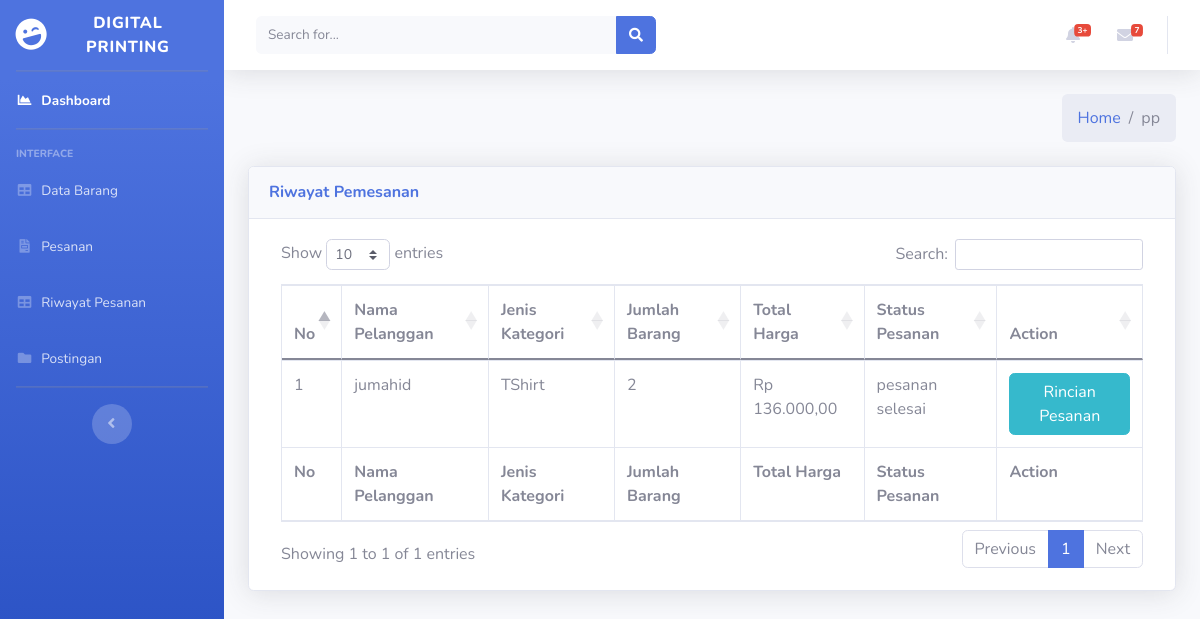
/index.php/admin/HistoriPesanan, run on an earlier commit of the app's database.
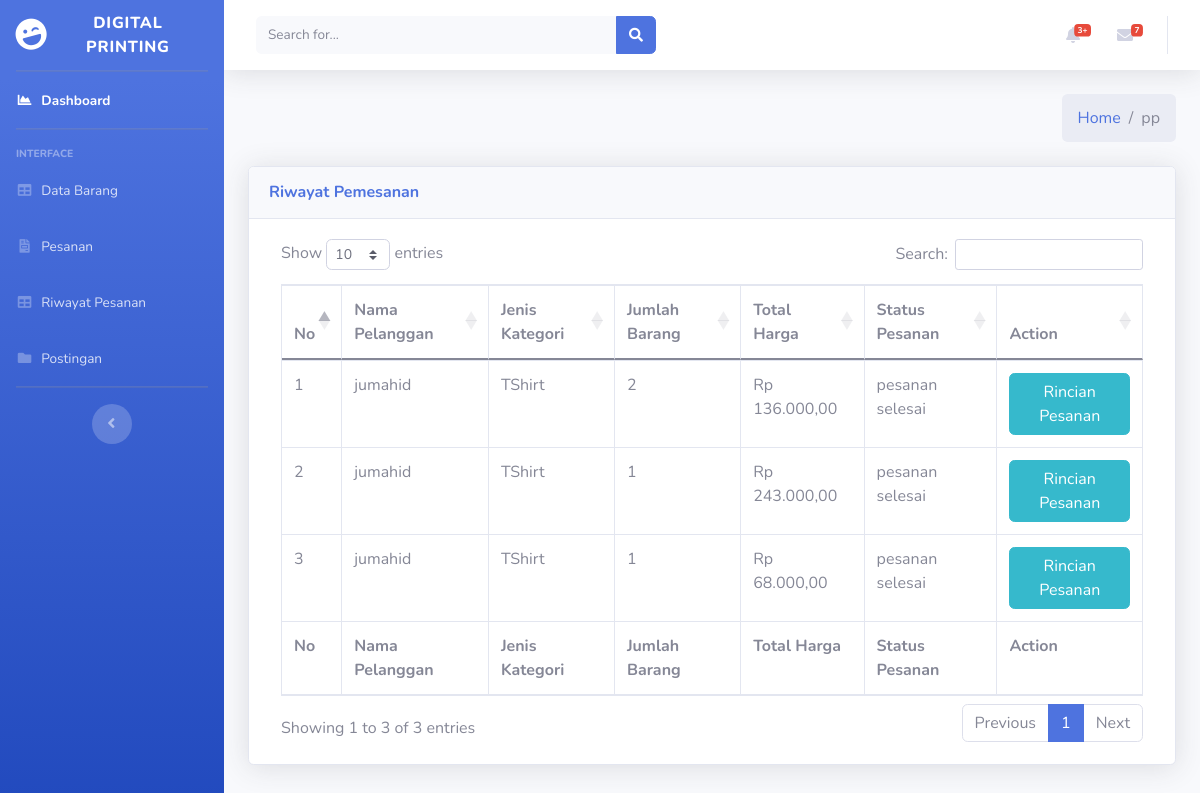
And on a later commit of the database.
### tables this page shows
CREATE TABLE `pemesanan` (
  `id_pesanan` int(11) NOT NULL,
  `id_barang` int(11) NOT NULL,
  `id_kategori` int(11) NOT NULL,
  `ukuran_s` int(11) NOT NULL,
  `ukuran_m` int(11) NOT NULL,
  `ukuran_l` int(11) NOT NULL,
  `ukuran_xl` int(11) NOT NULL,
  `ukuran_xxl` int(11) NOT NULL,
  `ukuran_3xl` int(11) NOT NULL,
  `jumlah_barang` int(11) NOT NULL,
  `harga_paket` int(11) NOT NULL,
  `total_harga` int(250) NOT NULL,
  `status_pesanan` varchar(250) NOT NULL,
  `tanggal_checkout` date DEFAULT NULL,
  `desain_produk` varchar(250) NOT NULL,
  `id_user` int(11) NOT NULL,
  `id_bayar` int(11) DEFAULT NULL
);

CREATE TABLE `user` (
  `id_user` int(11) NOT NULL,
  `role_id` int(11) DEFAULT NULL,
  `fullname` varchar(255) DEFAULT NULL,
  `phonenumber` varchar(25) DEFAULT NULL,
  `username` varchar(255) NOT NULL,
  `email` varchar(255) NOT NULL,
  `password` varchar(255) NOT NULL,
  `alamat` varchar(255) NOT NULL,
  `created_at` varchar(255) NOT NULL,
  `status` int(11) NOT NULL
);

CREATE TABLE `kategori` (
  `id_kategori` int(11) NOT NULL,
  `nama_kategori` varchar(250) NOT NULL,
  `gambar_kategori` varchar(250) NOT NULL,
  `list_paket` varchar(250) NOT NULL,
  `mulai_harga` varchar(250) DEFAULT '0',
  `deskripsi` text
);

### application/controllers/Admin.php (called while the page is built, shortened)
<?php
class Admin extends CI_Controller
{
    public function __construct()
    {
        $this->load->model('Admin_model');
    }
    public function HistoriPesanan()
    {
        $data['title'] = 'Riwayat Pesanan';
        $data['admindata'] = $this->Admin_model->getAdmin();
        $data['pesanan'] = $this->Admin_model->getAllPesananHistory();
        $this->load->view('templates/header', $data);
        $this->load->view('templates/sidebar', $data);
        $this->load->view('admin/historiPesanan', $data);
        $this->load->view('templates/footer', $data);
    }
}

### index.php (called while the page is built, shortened)
<?php
require_once BASEPATH.'core/CodeIgniter.php';

### application/models/Admin_model.php (called while the page is built, shortened)
<?php
class Admin_model extends CI_model
{
    public function getAllPesananHistory()
    {
        $this->db->select('pemesanan.*,user.username,kategori.nama_kategori,pembayaran.nama_pemesan,pembayaran.jenis_bayar,pembayaran.bukti_bayar,pembayaran.bukti_dp, SUM(jumlah_barang) jmlBarang,SUM(total_bayar) total_bayar');
        $this->db->from('pembayaran');
        $this->db->join('pemesanan', 'pembayaran.id_bayar = pemesanan.id_bayar');
        $this->db->join('kategori', 'pemesanan.id_kategori = kategori.id_kategori');
        $this->db->join('user', 'user.id_user = pemesanan.id_user');
        $this->db->where('pemesanan.id_bayar !=', 0);
        $this->db->group_by('pemesanan.id_pesanan');
        return $this->db->get()->result_array();
    }
}

### application/views/admin/historiPesanan.php (the view, shortened to what this page needs)
<div class="content-wrapper">
    <div class="content-header">
        <div class="container-fluid">
            <div class="row mb-2">
                <div class="col-sm-6">
                </div>
                <div class="col-sm-6">
                    <ol class="breadcrumb float-sm-right">
                        <li class="breadcrumb-item"><a href="<?php echo base_url(
                            'Barang/index/'
                        ); ?>">Home</a></li>
                        <li class="breadcrumb-item active">pp</li>
                    </ol>
                </div>
            </div>
        </div>
    </div>
    <div class="content">
        <div class="container-fluid">
            <div class="card shadow mb-4">
                <div class="card-header py-3">
                    <h6 class="m-0 font-weight-bold text-primary">Riwayat Pemesanan</h6>
                </div>
                <div class="card-body">
                    <div class="table-responsive">
                        <div class="dataTables_wrapper dt-bootstrap4" id="dataTable_wrapper">
                            <div class="row">
                                <div class="col-sm-12"></div>
                                    <table id="example" class="table table-bordered dataTable" style="width:100%;">
                                        <thead>
                                            <tr>
                                                <th>No</th>
                                                <th>Nama Pelanggan</th>
                                                <th>Jenis Kategori</th>
                                                <th>Jumlah Barang</th>
                                                <th>Total Harga</th>
                                                <th>Status Pesanan</th>
                                                <th>Action</th>
                                            </tr>
                                        </thead>
                                        <tbody>
                                            <?php
                                            $no = 1;
                                            foreach ($pesanan as $a):
                                                if ($a['status_pesanan'] == "pesanan selesai" || $a['status_pesanan'] == 'dibatalkan') {
                                                $hasil_rupiah =
                                                    'Rp ' .
                                                    number_format($a['total_bayar'], 2, ',', '.'); ?>
                                            <tr>
                                                <td><?= $no++ ?></td>
                                                <td><?= $a['username'] ?></td>
                                                <td><?= $a['nama_kategori'] ?> </td>
                                                <td><?= $a['jmlBarang'] ?> </td>
                                                <td><?= $hasil_rupiah ?> </td>
                                                <td><?= $a['status_pesanan'] ?> </td>
                                                <td>
                                                    <center>
                                                        <a href="<?= base_url('admin/detailPesanan/') .
                                                            $a['id_pesanan'] ?>" class="btn btn-info">Rincian Pesanan</a>
                                                    </center>
                                                </td>
                                            </tr>
                                            <?php
                                            }
                                            endforeach;
                                            ?>
                                        </tbody>
                                        <tfoot>
                                            <tr>
                                                <th>No</th>
                                                <th>Nama Pelanggan</th>
                                                <th>Jenis Kategori</th>
                                                <th>Jumlah Barang</th>
                                                <th>Total Harga</th>
                                                <th>Status Pesanan</th>
                                                <th>Action</th>
                                            </tr>
                                        </tfoot>
                                    </table>
                                </div>
                            </div>
                        </div>
                    </div>
                </div>
            </div>
        </div>
    </div>
</div>

### application/views/templates/header.php (shortened to what this page needs)
<!DOCTYPE html>
<html lang="en">
<head>
	<link rel="stylesheet" href="https://cdnjs.cloudflare.com/ajax/libs/twitter-bootstrap/4.5.2/css/bootstrap.css">
	<link rel="stylesheet" href="https://cdn.datatables.net/1.10.23/css/dataTables.bootstrap4.min.css">
	<link href="https://cdn.jsdelivr.net/npm/bootstrap@5.0.0-beta1/dist/css/bootstrap.min.css" rel="stylesheet">
	<link href="<?php echo base_url() ?>assets/vendor/fontawesome-free/css/all.min.css" rel="stylesheet" type="text/css">
	<link href="<?php echo base_url() ?>assets/css/sb-admin-2.min.css" rel="stylesheet">
</head>
<body id="page-top">
	<div id="wrapper">
		<ul class="navbar-nav bg-gradient-primary sidebar sidebar-dark accordion" id="accordionSidebar">
			<a class="sidebar-brand d-flex align-items-center justify-content-center" href="<?php echo base_url('Admin/index') ?>">
				<div class="sidebar-brand-icon rotate-n-15">
					<i class="fas fa-laugh-wink"></i>
				</div>
				<div class="sidebar-brand-text mx-3">Digital Printing</div>
			</a>
			<hr class="sidebar-divider my-0">
			<li class="nav-item active">
				<a class="nav-link" href="<?php echo base_url('Admin/index') ?>">
					<i class="fas fa-fw fa-chart-area"></i>
					<span>Dashboard</span></a>
			</li>
			<hr class="sidebar-divider">
			<div class="sidebar-heading">
				Interface
			</div>
			<li class="nav-item">
				<a class="nav-link" href="<?php echo base_url('admin/barang'); ?>">
					<i class="fas fa-fw fa-table"></i>
					<span>Data Barang</span></a>
			</li>
			<li class="nav-item">
				<a class="nav-link" href="<?php echo base_url('admin/daftarPesanan'); ?>">
					<i class="fas fa-fw fa-file-invoice"></i>
					<span>Pesanan</span>
				</a>
			</li>
			<li class="nav-item">
				<a class="nav-link" href="<?= base_url('admin/HistoriPesanan') ?>">
					<i class="fas fa-fw fa-table"></i>
					<span>Riwayat Pesanan</span></a>
			</li>
			<li class="nav-item">
				<a class="nav-link" href="<?= base_url('admin/postingan') ?>">
					<i class="fas fa-fw fa-folder"></i>
					<span>Postingan</span></a>
			</li>
			<hr class="sidebar-divider d-none d-md-block">
			<div class="text-center d-none d-md-inline">
				<button class="rounded-circle border-0" id="sidebarToggle"></button>
			</div>
		</ul>

### application/views/templates/sidebar.php (shortened to what this page needs)
<div id="content-wrapper" class="d-flex flex-column">
  <div id="content">
    <nav class="navbar navbar-expand navbar-light bg-white topbar mb-4 static-top shadow">
      <form class="d-none d-sm-inline-block form-inline mr-auto ml-md-3 my-2 my-md-0 mw-100 navbar-search">
        <div class="input-group">
          <input type="text" class="form-control bg-light border-0 small" placeholder="Search for..." aria-label="Search" aria-describedby="basic-addon2">
          <div class="input-group-append">
            <button class="btn btn-primary" type="button">
              <i class="fas fa-search fa-sm"></i>
            </button>
          </div>
        </div>
      </form>
      <ul class="navbar-nav ml-auto">
        <li class="nav-item dropdown no-arrow mx-1">
          <a class="nav-link dropdown-toggle" href="#" id="alertsDropdown" role="button" data-toggle="dropdown" aria-haspopup="true" aria-expanded="false">
            <i class="fas fa-bell fa-fw"></i>
            <span class="badge badge-danger badge-counter">3+</span>
          </a>
        </li>
        <li class="nav-item dropdown no-arrow mx-1">
          <a class="nav-link dropdown-toggle" href="#" id="messagesDropdown" role="button" data-toggle="dropdown" aria-haspopup="true" aria-expanded="false">
            <i class="fas fa-envelope fa-fw"></i>
            <span class="badge badge-danger badge-counter">7</span>
          </a>
        </li>
      </ul>
    </nav>

### application/views/templates/footer.php (shortened to what this page needs)
</div>
</div>
</body>
</html>

What changed in the data, as far as the page shows it:
added pemesanan: id_user.username "jumahid", id_kategori.nama_kategori "TShirt", jmlBarang "1", hasil_rupiah "Rp 243.000,00", status_pesanan "pesanan selesai"
added pemesanan: id_user.username "jumahid", id_kategori.nama_kategori "TShirt", jmlBarang "1", hasil_rupiah "Rp 68.000,00", status_pesanan "pesanan selesai"
Also different on the page:
text written by a page script: "Show entries Search: Showing 1 to 1 of 1 entries Previous 1 Next" → "Show entries Search: Showing 1 to 3 of 3 entries Previous 1 Next"
